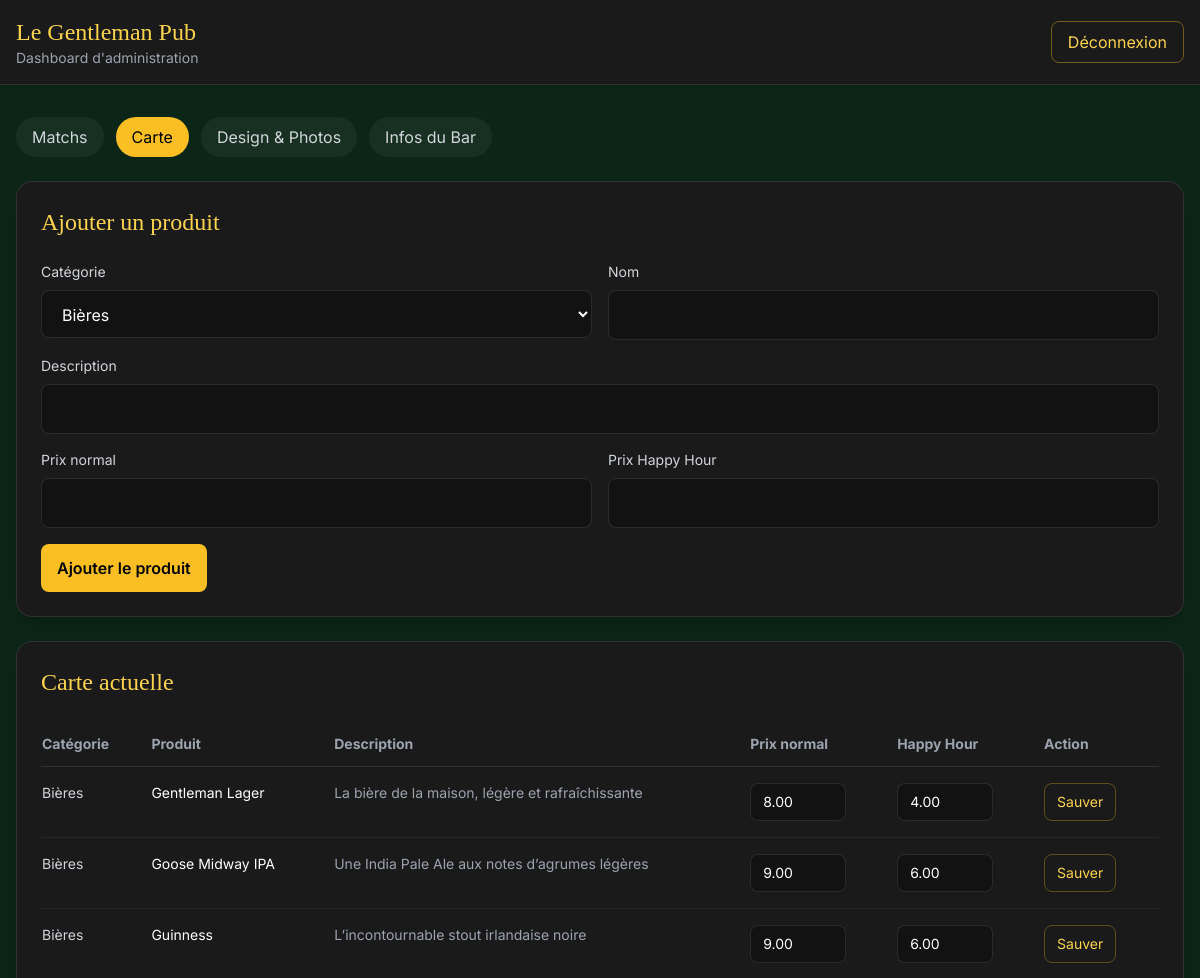
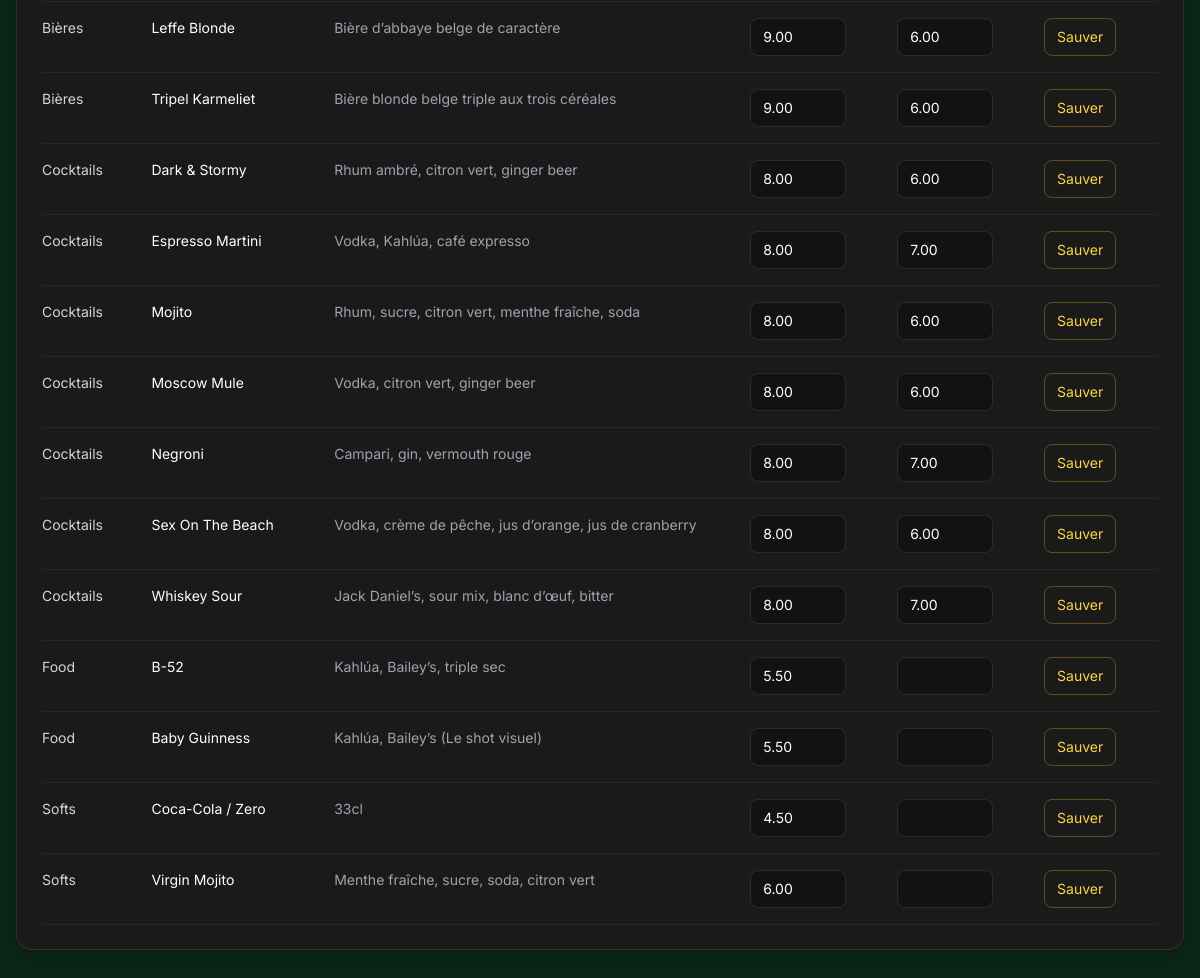
Page /le-comptoir?tab=carte (signed in) on the committed database (2 pictures, top to bottom).
### tables this page shows
CREATE TABLE IF NOT EXISTS `carte_produits` (
  `id` INT UNSIGNED NOT NULL AUTO_INCREMENT,
  `categorie` VARCHAR(100) NOT NULL,
  `nom` VARCHAR(191) NOT NULL,
  `description` TEXT,
  `prix_normal` DECIMAL(7,2) NOT NULL DEFAULT 0.00,
  `prix_happy_hour` DECIMAL(7,2) DEFAULT NULL,
  PRIMARY KEY (`id`),
  KEY `categorie_idx` (`categorie`)
);

### admin.php (the view, shortened to what the rows shown need)
<?php
require_once __DIR__ . '/config/db.php';
$tab = $_GET['tab'] ?? 'matchs';
  $editMatch = null;
    ?>
    <?php
$matchs = $pdo->query('SELECT * FROM matchs ORDER BY date_match DESC')->fetchAll();
$produits = $pdo->query('SELECT * FROM carte_produits ORDER BY categorie, nom')->fetchAll();
$siteName = config_value('site_name', 'Le Gentleman Pub');
?>
<!doctype html>
<html lang="fr">
<head>
  <script src="https://cdn.tailwindcss.com"></script>
</head>
<body class="min-h-screen bg-[#0B2516] text-gray-100 font-body">
  <header class="border-b border-white/10 bg-[#1A1A1A]">
    <div class="mx-auto max-w-7xl px-4 py-4 flex items-center justify-between gap-4">
      <div>
        <h1 class="text-2xl font-display text-amber-300"><?php echo e($siteName); ?></h1>
      </div>
    </div>
  </header>
  <main class="mx-auto max-w-7xl px-4 py-8">
    <?php if ($tab === 'matchs'): ?>
      <section class="grid gap-6 lg:grid-cols-2">
        <div class="rounded-2xl border border-white/10 bg-[#1A1A1A] p-6 shadow-lg">
          <h2 class="text-2xl font-display text-amber-300"><?php echo $editMatch ? 'Éditer un match' : 'Ajouter un match'; ?></h2>
          <form method="post" enctype="multipart/form-data" class="mt-6 grid gap-4">
            <input type="hidden" name="csrf_token" value="<?php echo e($_SESSION['csrf_token']); ?>">
            <input type="hidden" name="action" value="save_match">
            <?php if ($editMatch): ?>
              <input type="hidden" name="match_id" value="<?php echo (int)$editMatch['id']; ?>">
            <?php endif; ?>
            <div class="grid gap-4 md:grid-cols-2">
              <div>
                <label class="mb-2 block text-sm text-gray-300">Équipe 1</label>
                <input name="equipe_1" required value="<?php echo e(get_match_edit_value($editMatch, 'equipe_1')); ?>" class="w-full rounded-lg bg-[#121212] border border-white/10 px-4 py-3 text-white outline-none focus:border-amber-400">
              </div>
              <div>
                <label class="mb-2 block text-sm text-gray-300">Équipe 2</label>
                <input name="equipe_2" required value="<?php echo e(get_match_edit_value($editMatch, 'equipe_2')); ?>" class="w-full rounded-lg bg-[#121212] border border-white/10 px-4 py-3 text-white outline-none focus:border-amber-400">
              </div>
            </div>
            <div>
              <label class="mb-2 block text-sm text-gray-300">Compétition</label>
              <input name="competition" value="<?php echo e(get_match_edit_value($editMatch, 'competition')); ?>" class="w-full rounded-lg bg-[#121212] border border-white/10 px-4 py-3 text-white outline-none focus:border-amber-400">
            </div>
            <div>
              <label class="mb-2 block text-sm text-gray-300">Slug SEO personnalisé</label>
              <input name="slug_seo" placeholder="ex: psg-om-2026" value="<?php echo e(get_match_edit_value($editMatch, 'slug')); ?>" class="w-full rounded-lg bg-[#121212] border border-white/10 px-4 py-3 text-white outline-none focus:border-amber-400">
              <p class="mt-2 text-xs text-gray-500">Optionnel. Sinon, le slug est généré automatiquement avec les synonymes PSG / OM.</p>
            </div>
            <div>
              <label class="mb-2 block text-sm text-gray-300">Date / Heure</label>
              <input type="datetime-local" name="date_match" required value="<?php echo e(mysql_to_datetime_local(get_match_edit_value($editMatch, 'date_match'))); ?>" class="w-full rounded-lg bg-[#121212] border border-white/10 px-4 py-3 text-white outline-none focus:border-amber-400">
            </div>
            <div>
              <label class="mb-2 block text-sm text-gray-300">Affiche du match / logo compétition</label>
              <input type="file" name="match_image" accept="image/jpeg,image/png,image/webp" class="w-full rounded-lg bg-[#121212] border border-white/10 px-4 py-3 text-white outline-none focus:border-amber-400">
              <p class="mt-2 text-xs text-gray-500">Format accepté: JPEG, PNG, WEBP. L'image est convertie en JPG et renommée avec le slug.</p>
            </div>
            <?php if ($editMatch && !empty($editMatch['image_path'])): ?>
              <div class="overflow-hidden rounded-xl border border-white/10">
                <img src="<?php echo e($editMatch['image_path']); ?>" alt="Image du match" class="h-48 w-full object-cover">
              </div>
            <?php endif; ?>
            <hr class="border-white/10">
            <div class="grid gap-4 md:grid-cols-3">
              <div>
                <label class="mb-2 block text-sm text-gray-300">Score Équipe 1</label>
                <input type="number" name="score_equipe_1" min="0" max="999" value="<?php echo e(get_match_edit_value($editMatch, 'score_equipe_1')); ?>" class="w-full rounded-lg bg-[#121212] border border-white/10 px-4 py-3 text-white outline-none focus:border-amber-400" placeholder="ex: 2">
              </div>
              <div>
                <label class="mb-2 block text-sm text-gray-300">Score Équipe 2</label>
                <input type="number" name="score_equipe_2" min="0" max="999" value="<?php echo e(get_match_edit_value($editMatch, 'score_equipe_2')); ?>" class="w-full rounded-lg bg-[#121212] border border-white/10 px-4 py-3 text-white outline-none focus:border-amber-400" placeholder="ex: 1">
              </div>
              <div>
                <label class="mb-2 block text-sm text-gray-300">Minute (si LIVE)</label>
                <input type="number" name="minute_actuelle" min="0" max="120" value="<?php echo e(get_match_edit_value($editMatch, 'minute_actuelle')); ?>" class="w-full rounded-lg bg-[#121212] border border-white/10 px-4 py-3 text-white outline-none focus:border-amber-400" placeholder="ex: 45">
              </div>
            </div>
            <div>
              <label class="mb-2 block text-sm text-gray-300">Statut du match</label>
              <select name="statut" class="w-full rounded-lg bg-[#121212] border border-white/10 px-4 py-3 text-white outline-none focus:border-amber-400">
                <option value="scheduled" <?php echo get_match_edit_value($editMatch, 'statut') === 'scheduled' || !$editMatch ? 'selected' : ''; ?>>À venir (UPCOMING)</option>
                <option value="live" <?php echo get_match_edit_value($editMatch, 'statut') === 'live' ? 'selected' : ''; ?>>En direct (LIVE)</option>
                <option value="finished" <?php echo get_match_edit_value($editMatch, 'statut') === 'finished' ? 'selected' : ''; ?>>Terminé (FINISHED)</option>
              </select>
              <p class="mt-2 text-xs text-gray-500">Le statut s'affichera sur la page d'accueil. LIVE affichera la minute actuelle.</p>
            </div>
            <button type="submit" class="rounded-lg bg-amber-400 px-4 py-3 font-semibold text-black hover:bg-amber-300"><?php echo $editMatch ? 'Mettre à jour le match' : 'Ajouter le match'; ?></button>
          </form>
        </div>
        <div class="rounded-2xl border border-white/10 bg-[#1A1A1A] p-6 shadow-lg">
          <h2 class="text-2xl font-display text-amber-300">Matchs existants</h2>
          <div class="mt-6 space-y-4">
            <?php foreach ($matchs as $match): ?>
              <div class="rounded-xl border border-white/10 bg-[#121212] p-4">
                <div class="flex gap-4">
                  <div class="h-20 w-32 overflow-hidden rounded-lg border border-white/10 bg-black/30 flex-shrink-0">
                    <img src="<?php echo e(!empty($match['image_path']) ? $match['image_path'] : '/assets/uploads/default-match.svg'); ?>" alt="<?php echo e($match['equipe_1'] . ' contre ' . $match['equipe_2']); ?>" class="h-full w-full object-cover">
                  </div>
                  <div class="flex-1">
                    <div class="flex flex-wrap items-start justify-between gap-3">
                      <div>
                        <div class="text-lg font-semibold text-white"><?php echo e($match['equipe_1']); ?> <span class="text-gray-500">vs</span> <?php echo e($match['equipe_2']); ?></div>
                        <div class="mt-1 text-sm text-gray-400"><?php echo e((string)($match['competition'] ?: 'Compétition non renseignée')); ?> · <?php echo e((new DateTimeImmutable($match['date_match']))->format('d/m/Y H:i')); ?></div>
                        <div class="mt-2 text-xs text-gray-500">Slug: <?php echo e($match['slug']); ?> · Statut: <?php echo (int)$match['is_active'] === 1 ? '<span class="text-emerald-300">Actif</span>' : '<span class="text-red-300">Désactivé</span>'; ?></div>
                      </div>
                      <div class="flex flex-wrap gap-2">
                        <a href="/le-comptoir?tab=matchs&edit_match=<?php echo (int)$match['id']; ?>" class="rounded-lg border border-amber-400/30 px-3 py-2 text-sm text-amber-300 hover:bg-amber-400 hover:text-black">Modifier</a>
                        <?php if ((int)$match['is_active'] === 1): ?>
                          <form method="post">
                            <input type="hidden" name="csrf_token" value="<?php echo e($_SESSION['csrf_token']); ?>">
                            <input type="hidden" name="action" value="disable_match">
                            <input type="hidden" name="id" value="<?php echo (int)$match['id']; ?>">
                            <button class="rounded-lg border border-amber-400/30 px-3 py-2 text-sm text-amber-300 hover:bg-amber-400 hover:text-black">Désactiver</button>
                          </form>
                        <?php endif; ?>
                        <form method="post" onsubmit="return confirm('Supprimer définitivement ce match ?');">
                          <input type="hidden" name="csrf_token" value="<?php echo e($_SESSION['csrf_token']); ?>">
                          <input type="hidden" name="action" value="delete_match">
                          <input type="hidden" name="id" value="<?php echo (int)$match['id']; ?>">
                          <button class="rounded-lg border border-red-500/40 px-3 py-2 text-sm text-red-300 hover:bg-red-500 hover:text-white">Supprimer</button>
                        </form>
                      </div>
                    </div>
                  </div>
                </div>
              </div>
            <?php endforeach; ?>
            <?php if (empty($matchs)): ?>
              <p class="text-sm text-gray-400">Aucun match enregistré.</p>
            <?php endif; ?>
          </div>
        </div>
      </section>
    <?php else: ?>
      <section class="space-y-6">
        <div class="rounded-2xl border border-white/10 bg-[#1A1A1A] p-6 shadow-lg">
          <h2 class="text-2xl font-display text-amber-300">Ajouter un produit</h2>
        </div>
        <div class="rounded-2xl border border-white/10 bg-[#1A1A1A] p-6 shadow-lg overflow-x-auto">
          <h2 class="text-2xl font-display text-amber-300">Carte actuelle</h2>
          <table class="mt-6 min-w-full text-left text-sm">
            <thead class="text-gray-400">
              <tr class="border-b border-white/10">
                <th class="py-3 pr-4">Catégorie</th>
                <th class="py-3 pr-4">Produit</th>
                <th class="py-3 pr-4">Description</th>
                <th class="py-3 pr-4">Prix normal</th>
                <th class="py-3 pr-4">Happy Hour</th>
                <th class="py-3 pr-4">Action</th>
              </tr>
            </thead>
            <tbody>
              <?php foreach ($produits as $produit): ?>
                <tr class="border-b border-white/5 align-top">
                  <td class="py-4 pr-4 text-gray-300"><?php echo e($produit['categorie']); ?></td>
                  <td class="py-4 pr-4 text-white"><?php echo e($produit['nom']); ?></td>
                  <td class="py-4 pr-4 text-gray-400 max-w-xs"><?php echo e((string)($produit['description'] ?? '')); ?></td>
                  <td class="py-4 pr-4">
                    <form method="post" class="flex items-center gap-2">
                      <input name="prix_normal" type="number" step="0.01" min="0" value="<?php echo e((string)$produit['prix_normal']); ?>" class="w-24 rounded-lg bg-[#121212] border border-white/10 px-3 py-2 text-white">
                  </td>
                  <td class="py-4 pr-4">
                      <input name="prix_happy_hour" type="number" step="0.01" min="0" value="<?php echo $produit['prix_happy_hour'] !== null ? e((string)$produit['prix_happy_hour']) : ''; ?>" class="w-24 rounded-lg bg-[#121212] border border-white/10 px-3 py-2 text-white">
                  </td>
                  <td class="py-4 pr-4">
                      <button class="rounded-lg border border-amber-400/30 px-3 py-2 text-amber-300 hover:bg-amber-400 hover:text-black">Sauver</button>
                  </td>
                </tr>
              <?php endforeach; ?>
            </tbody>
          </table>
        </div>
      </section>
    <?php endif; ?>
  </main>
</body>
</html>

### rows in the picture
carte_produits: categorie "Bières", nom "Gentleman Lager", description "La bière de la maison, légère et rafraîchissante", prix_normal "8.00", prix_happy_hour "4.00"
carte_produits: categorie "Bières", nom "Goose Midway IPA", description "Une India Pale Ale aux notes d’agrumes légères", prix_normal "9.00", prix_happy_hour "6.00"
carte_produits: categorie "Bières", nom "Guinness", description "L’incontournable stout irlandaise noire", prix_normal "9.00", prix_happy_hour "6.00"
carte_produits: categorie "Bières", nom "Leffe Blonde", description "Bière d’abbaye belge de caractère", prix_normal "9.00", prix_happy_hour "6.00"
carte_produits: categorie "Bières", nom "Tripel Karmeliet", description "Bière blonde belge triple aux trois céréales", prix_normal "9.00", prix_happy_hour "6.00"
carte_produits: categorie "Cocktails", nom "Dark & Stormy", description "Rhum ambré, citron vert, ginger beer", prix_normal "8.00", prix_happy_hour "6.00"
carte_produits: categorie "Cocktails", nom "Espresso Martini", description "Vodka, Kahlúa, café expresso", prix_normal "8.00", prix_happy_hour "7.00"
carte_produits: categorie "Cocktails", nom "Mojito", description "Rhum, sucre, citron vert, menthe fraîche, soda", prix_normal "8.00", prix_happy_hour "6.00"
carte_produits: categorie "Cocktails", nom "Moscow Mule", description "Vodka, citron vert, ginger beer", prix_normal "8.00", prix_happy_hour "6.00"
carte_produits: categorie "Cocktails", nom "Negroni", description "Campari, gin, vermouth rouge", prix_normal "8.00", prix_happy_hour "7.00"
carte_produits: categorie "Cocktails", nom "Sex On The Beach", description "Vodka, crème de pêche, jus d’orange, jus de cranberry", prix_normal "8.00", prix_happy_hour "6.00"
carte_produits: categorie "Cocktails", nom "Whiskey Sour", description "Jack Daniel’s, sour mix, blanc d’œuf, bitter", prix_normal "8.00", prix_happy_hour "7.00"
carte_produits: categorie "Food", nom "B-52", description "Kahlúa, Bailey’s, triple sec", prix_normal "5.50"
carte_produits: categorie "Food", nom "Baby Guinness", description "Kahlúa, Bailey’s (Le shot visuel)", prix_normal "5.50"
carte_produits: categorie "Softs", nom "Coca-Cola / Zero", description "33cl", prix_normal "4.50"
carte_produits: categorie "Softs", nom "Virgin Mojito", description "Menthe fraîche, sucre, soda, citron vert", prix_normal "6.00"

### other values in the picture
$siteName "Le Gentleman Pub"
form field categorie "Bières"
